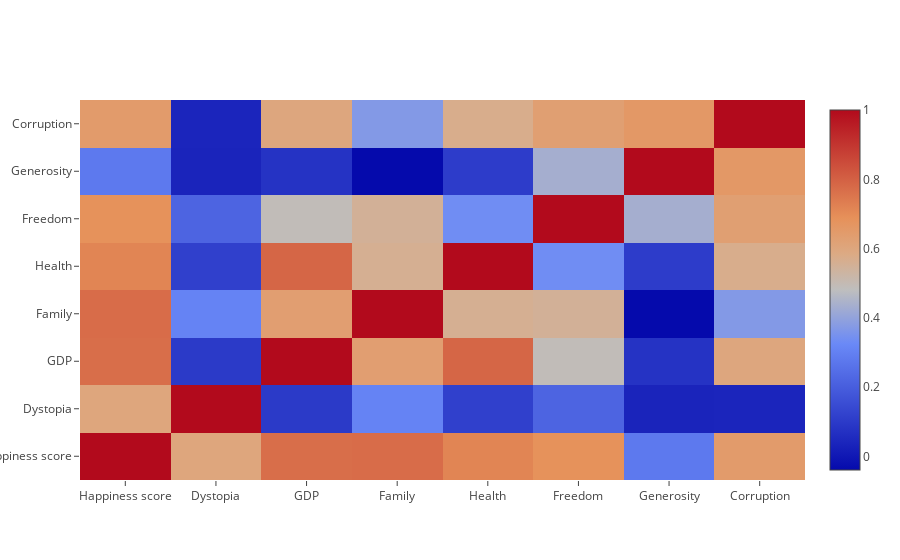

Notebook code cell kept with this figure:
### Code cell
trainDF = pd.concat([y_train, X_train], axis = 1, join_axes = [y_train.index])

#f, axes = plt.subplots(1, 1, figsize=(12, 8))
#sb.heatmap(trainDF.corr(), vmin = -1, vmax = 1, annot = True, fmt = ".2f")
corr_matrix_happy = trainDF.corr()
trace_corr_happy = go.Heatmap(z=np.array(corr_matrix_happy), x=corr_matrix_happy.columns, y=corr_matrix_happy.columns)
data_happy=[trace_corr_happy]
iplot(data_happy)

### Figure 1 — Plotly figure (JSON) as saved in the notebook; plotly's stock layout.template omitted (floating-point values rounded to 4 significant figures)
{"data": [{"type": "heatmap", "uid": "72d148c9-c050-441f-89ae-1ab37b7ea40f", "x": ["Happiness score", "Dystopia", "GDP", "Family", "Health", "Freedom", "Generosity", "Corruption"], "y": ["Happiness score", "Dystopia", "GDP", "Family", "Health", "Freedom", "Generosity", "Corruption"], "z": [[1, 0.6028, 0.7699, 0.7748, 0.7165, 0.6852, 0.2791, 0.6466], [0.6028, 1, 0.09754, 0.3083, 0.1144, 0.2188, 0.03519, 0.0394], [0.7699, 0.09754, 1, 0.6325, 0.7885, 0.4916, 0.07727, 0.5999], [0.7748, 0.3083, 0.6325, 1, 0.5596, 0.5511, -0.03892, 0.3719], [0.7165, 0.1144, 0.7885, 0.5596, 1, 0.3354, 0.1056, 0.5695], [0.6852, 0.2188, 0.4916, 0.5511, 0.3354, 1, 0.4347, 0.6286], [0.2791, 0.03519, 0.07727, -0.03892, 0.1056, 0.4347, 1, 0.6588], [0.6466, 0.0394, 0.5999, 0.3719, 0.5695, 0.6286, 0.6588, 1]]}], "layout": {}}
